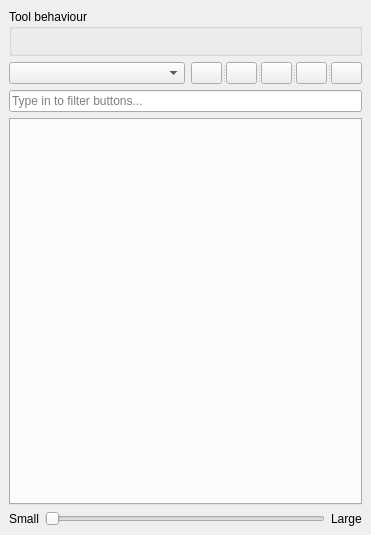
<?xml version="1.0" encoding="UTF-8"?>
<ui version="4.0">
 <class>DockWidget</class>
 <widget class="QDockWidget" name="DockWidget">
  <property name="geometry">
   <rect>
    <x>0</x>
    <y>0</y>
    <width>371</width>
    <height>535</height>
   </rect>
  </property>
  <property name="windowTitle">
   <string>DSGTools: Custom Feature Toolbox</string>
  </property>
  <widget class="QWidget" name="dockWidgetContents">
   <layout class="QGridLayout" name="gridLayout_2">
    <item row="0" column="0">
     <widget class="QgsCollapsibleGroupBox" name="mGroupBox_2">
      <property name="title">
       <string>Tool behaviour</string>
      </property>
      <layout class="QGridLayout" name="gridLayout">
       <item row="1" column="0">
        <layout class="QHBoxLayout" name="horizontalLayout">
         <item>
          <widget class="SwitchButton" name="toolBehaviourSwitch" native="true"/>
         </item>
        </layout>
       </item>
       <item row="2" column="0">
        <layout class="QHBoxLayout" name="horizontalLayout_3">
         <item>
          <widget class="SwitchButton" name="layerSelectionSwitch" native="true"/>
         </item>
        </layout>
       </item>
      </layout>
     </widget>
    </item>
    <item row="1" column="0">
     <layout class="QVBoxLayout" name="verticalLayout">
      <item>
       <layout class="QHBoxLayout" name="horizontalLayout_6">
        <item>
         <widget class="QComboBox" name="setupComboBox">
          <property name="sizePolicy">
           <sizepolicy hsizetype="MinimumExpanding" vsizetype="Fixed">
            <horstretch>0</horstretch>
            <verstretch>0</verstretch>
           </sizepolicy>
          </property>
         </widget>
        </item>
        <item>
         <widget class="QSplitter" name="splitter">
          <property name="sizePolicy">
           <sizepolicy hsizetype="Preferred" vsizetype="Preferred">
            <horstretch>0</horstretch>
            <verstretch>0</verstretch>
           </sizepolicy>
          </property>
          <property name="orientation">
           <enum>Qt::Horizontal</enum>
          </property>
          <widget class="QPushButton" name="importPushButton">
           <property name="sizePolicy">
            <sizepolicy hsizetype="Preferred" vsizetype="Fixed">
             <horstretch>0</horstretch>
             <verstretch>0</verstretch>
            </sizepolicy>
           </property>
           <property name="maximumSize">
            <size>
             <width>31</width>
             <height>33</height>
            </size>
           </property>
           <property name="toolTip">
            <string>Imports a set of buttons setup (profile) from a file</string>
           </property>
           <property name="text">
            <string/>
           </property>
           <property name="icon">
            <iconset resource="../../../../resources.qrc">
             <normaloff>:/plugins/DsgTools/icons/import.png</normaloff>:/plugins/DsgTools/icons/import.png</iconset>
           </property>
           <property name="iconSize">
            <size>
             <width>16</width>
             <height>16</height>
            </size>
           </property>
           <property name="flat">
            <bool>false</bool>
           </property>
          </widget>
          <widget class="QPushButton" name="exportPushButton">
           <property name="sizePolicy">
            <sizepolicy hsizetype="Preferred" vsizetype="Fixed">
             <horstretch>0</horstretch>
             <verstretch>0</verstretch>
            </sizepolicy>
           </property>
           <property name="maximumSize">
            <size>
             <width>31</width>
             <height>33</height>
            </size>
           </property>
           <property name="toolTip">
            <string>Exports current set of buttons setup (profile) to a file</string>
           </property>
           <property name="text">
            <string/>
           </property>
           <property name="icon">
            <iconset resource="../../../../resources.qrc">
             <normaloff>:/plugins/DsgTools/icons/save.png</normaloff>:/plugins/DsgTools/icons/save.png</iconset>
           </property>
          </widget>
          <widget class="QPushButton" name="editSetupPushButton">
           <property name="sizePolicy">
            <sizepolicy hsizetype="Preferred" vsizetype="Fixed">
             <horstretch>0</horstretch>
             <verstretch>0</verstretch>
            </sizepolicy>
           </property>
           <property name="maximumSize">
            <size>
             <width>31</width>
             <height>33</height>
            </size>
           </property>
           <property name="toolTip">
            <string>Edits current buttons setup (profile) from a file</string>
           </property>
           <property name="text">
            <string/>
           </property>
           <property name="icon">
            <iconset resource="../../../../resources.qrc">
             <normaloff>:/plugins/DsgTools/icons/config.png</normaloff>:/plugins/DsgTools/icons/config.png</iconset>
           </property>
          </widget>
          <widget class="QPushButton" name="addPushButton">
           <property name="sizePolicy">
            <sizepolicy hsizetype="Preferred" vsizetype="Fixed">
             <horstretch>0</horstretch>
             <verstretch>0</verstretch>
            </sizepolicy>
           </property>
           <property name="maximumSize">
            <size>
             <width>31</width>
             <height>33</height>
            </size>
           </property>
           <property name="toolTip">
            <string>Adds a buttons setup (profile)</string>
           </property>
           <property name="text">
            <string/>
           </property>
           <property name="icon">
            <iconset resource="../../../../resources.qrc">
             <normaloff>:/plugins/DsgTools/icons/plus.png</normaloff>:/plugins/DsgTools/icons/plus.png</iconset>
           </property>
           <property name="flat">
            <bool>false</bool>
           </property>
          </widget>
          <widget class="QPushButton" name="removePushButton">
           <property name="sizePolicy">
            <sizepolicy hsizetype="Preferred" vsizetype="Fixed">
             <horstretch>0</horstretch>
             <verstretch>0</verstretch>
            </sizepolicy>
           </property>
           <property name="maximumSize">
            <size>
             <width>31</width>
             <height>33</height>
            </size>
           </property>
           <property name="toolTip">
            <string>Removes current buttons setup (profile)</string>
           </property>
           <property name="text">
            <string/>
           </property>
           <property name="icon">
            <iconset resource="../../../../resources.qrc">
             <normaloff>:/plugins/DsgTools/icons/remove.png</normaloff>:/plugins/DsgTools/icons/remove.png</iconset>
           </property>
           <property name="iconSize">
            <size>
             <width>16</width>
             <height>16</height>
            </size>
           </property>
           <property name="flat">
            <bool>false</bool>
           </property>
          </widget>
         </widget>
        </item>
       </layout>
      </item>
      <item>
       <widget class="QLineEdit" name="bFilterLineEdit">
        <property name="toolTip">
         <string>Words are space separated and case insensitive</string>
        </property>
        <property name="placeholderText">
         <string>Type in to filter buttons...</string>
        </property>
       </widget>
      </item>
      <item>
       <widget class="QTabWidget" name="tabWidget">
        <property name="currentIndex">
         <number>-1</number>
        </property>
       </widget>
      </item>
     </layout>
    </item>
    <item row="3" column="0">
     <layout class="QHBoxLayout" name="horizontalLayout_5">
      <item>
       <widget class="QLabel" name="label_6">
        <property name="sizePolicy">
         <sizepolicy hsizetype="Minimum" vsizetype="Preferred">
          <horstretch>0</horstretch>
          <verstretch>0</verstretch>
         </sizepolicy>
        </property>
        <property name="text">
         <string>Small</string>
        </property>
       </widget>
      </item>
      <item>
       <widget class="QSlider" name="slider">
        <property name="sizePolicy">
         <sizepolicy hsizetype="Expanding" vsizetype="Minimum">
          <horstretch>0</horstretch>
          <verstretch>0</verstretch>
         </sizepolicy>
        </property>
        <property name="maximum">
         <number>2</number>
        </property>
        <property name="orientation">
         <enum>Qt::Horizontal</enum>
        </property>
       </widget>
      </item>
      <item>
       <widget class="QLabel" name="label_7">
        <property name="text">
         <string>Large</string>
        </property>
       </widget>
      </item>
     </layout>
    </item>
   </layout>
   <zorder>mGroupBox_2</zorder>
   <zorder></zorder>
   <zorder></zorder>
  </widget>
 </widget>
 <customwidgets>
  <customwidget>
   <class>QgsCollapsibleGroupBox</class>
   <extends>QGroupBox</extends>
   <header>qgscollapsiblegroupbox.h</header>
   <container>1</container>
  </customwidget>
  <customwidget>
   <class>SwitchButton</class>
   <extends>QWidget</extends>
   <header>DsgTools.gui.CustomWidgets.BasicInterfaceWidgets.switchButton.h</header>
   <container>1</container>
  </customwidget>
 </customwidgets>
 <resources>
  <include location="../../../../resources.qrc"/>
 </resources>
 <connections/>
</ui>
